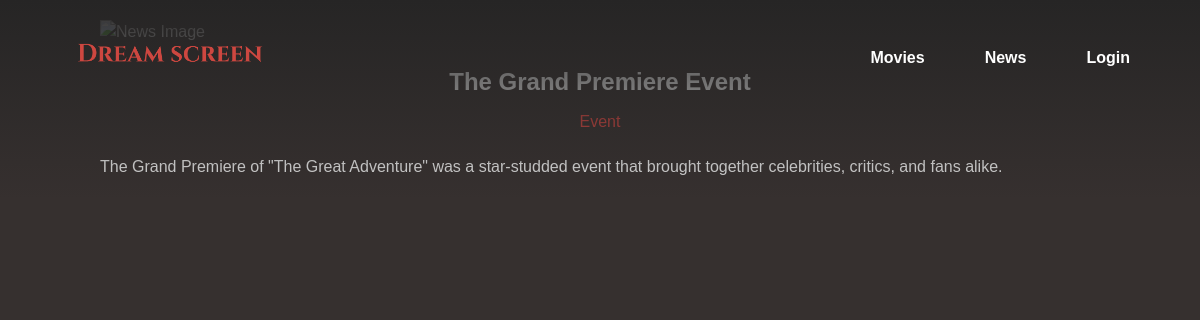
The app's page /news/views/news_single.php?newsID=3 with its own data.
### tables this page shows
CREATE TABLE News (
    newsID INT AUTO_INCREMENT PRIMARY KEY,
    title VARCHAR(100) NOT NULL,
    category ENUM('Review', 'Interview', 'Event', 'Promotion') NOT NULL,
    article TEXT NOT NULL, 
    cinemaID INT,
    imagePath VARCHAR(255),
    FOREIGN KEY (cinemaID) REFERENCES Cinema(cinemaID)
);

### news/actions/news_logic.php (called while the page is built, shortened)
<?php
require_once("../../includes/connection.php");
function getNewsById($newsID) {
    global $db;
    $newsID = intval($newsID);
    $query = $db->prepare("SELECT * FROM News WHERE newsID = :newsID");
    $query->execute([':newsID' => $newsID]);
    return $query->fetch();
}
?>

### news/views/news_single.php (the view, shortened to what this page needs)
<?php
require_once "../../includes/connection.php";
require_once "../../navbar_footer/cinema_navbar.php";
require_once "../actions/news_logic.php";
$newsID = $_GET['newsID'] ?? null;
$news = getNewsById($newsID);
?>
<!DOCTYPE html>
<html lang="en">
<head>
    <link rel="stylesheet" href="../../css/style.css">
</head>
<body>
<div class="custom-news-container">
    <div class="custom-news-title"><?php echo htmlspecialchars($news['title']); ?></div>
    <div class="custom-news-category"><?php echo htmlspecialchars($news['category']); ?></div>
    <div class="custom-news-article">
        <?php echo nl2br(htmlspecialchars($news['article'])); ?>
    </div>
</div>
</body>
</html>

### css/style.css (style rules this page uses)
body { font-family: Arial, Helvetica, sans-serif; background: #36302F; color: #E0E0E0; margin: 0; padding: 0; box-sizing: border-box; line-height: 1.5; }
.custom-news-container { max-width: 1000px; margin: 0 auto; padding: 20px; font-family: Arial, sans-serif; }
.custom-news-title { text-align: center; font-size: 24px; font-weight: bold; margin-bottom: 10px; }
.custom-news-category { text-align: center; font-size: 16px; color: #CB4540; margin-bottom: 20px; }
.custom-news-article { text-align: left; font-size: 16px; line-height: 1.6; }

### records on screen
news: title "The Grand Premiere Event", category "Event", article "The Grand Premiere of \"The Great Adventure\" was a star-studded event that brought together celebrities, critics, and fans alike."
